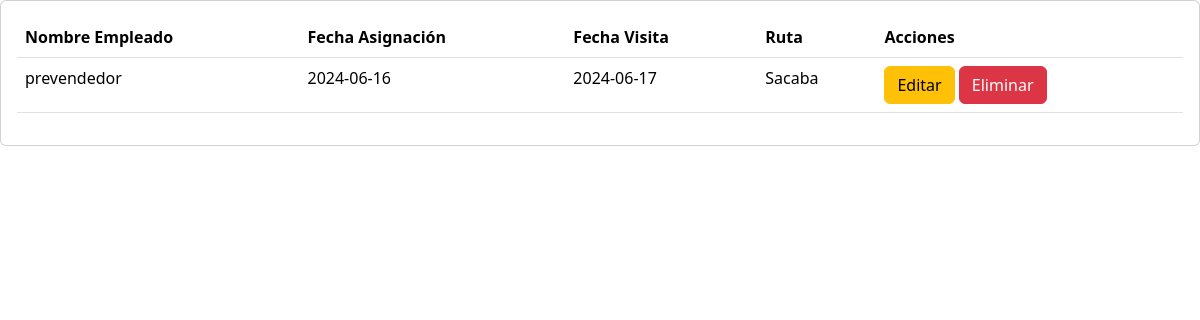
Screenshot of /secciones/empleados/prevendedor/index.php with the database file from the repository.
### tables this page shows
CREATE TABLE `prevendedor` (
  `idprevendedor` int NOT NULL AUTO_INCREMENT,
  `fecha_asignacion` date DEFAULT NULL,
  `fecha_visita` date DEFAULT NULL,
  `ruta` int NOT NULL,
  `datos` int NOT NULL,
  `activo` tinyint DEFAULT '1',
  PRIMARY KEY (`idprevendedor`),
  KEY `fk_prevendedor_rutas1_idx` (`ruta`),
  KEY `fk_prevendedor_empleados1_idx` (`datos`),
  CONSTRAINT `fk_prevendedor_empleados1` FOREIGN KEY (`datos`) REFERENCES `empleados` (`id_empleado`),
  CONSTRAINT `fk_prevendedor_rutas1` FOREIGN KEY (`ruta`) REFERENCES `rutas` (`idruta`)
);

CREATE TABLE `empleados` (
  `id_empleado` int NOT NULL AUTO_INCREMENT,
  `nombre` varchar(50) DEFAULT NULL,
  `apellido` varchar(50) DEFAULT NULL,
  `CI` varchar(100) DEFAULT NULL,
  `direccion` varchar(1000) DEFAULT NULL,
  `telefono` int DEFAULT NULL,
  `garantia` decimal(10,2) DEFAULT NULL,
  `fecha_nacimiento` date DEFAULT NULL,
  `fecha_ingreso` date DEFAULT NULL,
  `correo` varchar(1000) DEFAULT NULL,
  `activo` tinyint DEFAULT NULL,
  `rol` int NOT NULL,
  PRIMARY KEY (`id_empleado`),
  KEY `fk_empleados_rol1_idx` (`rol`),
  CONSTRAINT `fk_empleados_rol1` FOREIGN KEY (`rol`) REFERENCES `rol` (`idrol`)
);

CREATE TABLE `rutas` (
  `idruta` int NOT NULL AUTO_INCREMENT,
  `codigo` varchar(1000) DEFAULT NULL,
  `municipio` varchar(100) DEFAULT NULL,
  `imagen` varchar(1000) DEFAULT NULL,
  PRIMARY KEY (`idruta`)
);

### secciones/empleados/prevendedor/index.php (the view, shortened to what this page needs)
<?php
include("../../../bd.php");
$sentencia = $conexion->prepare("
    SELECT p.*, e.nombre AS nombre_empleado, r.municipio AS nombre_ruta
    FROM prevendedor p
    INNER JOIN empleados e ON p.datos = e.id_empleado
    INNER JOIN rutas r ON p.ruta = r.idruta
    where p.activo = 1;
");
$sentencia->execute();
$lista_prevendedores = $sentencia->fetchAll(PDO::FETCH_ASSOC);
include("../../../templates/header.php");
?>
<div class="card">
    <div class="card-body">
        <div class="table-responsive-sm">
            <table class="table">
                <thead>
                    <tr>
                        <th scope="col">Nombre Empleado</th>
                        <th scope="col">Fecha Asignación</th>
                        <th scope="col">Fecha Visita</th>
                        <th scope="col">Ruta</th>
                        <th scope="col">Acciones</th>
                    </tr>
                </thead>
                <tbody>
                    <?php foreach ($lista_prevendedores as $prevendedor): ?>
                        <tr>
                            <td><?php echo ($prevendedor['nombre_empleado']); ?></td>
                            <td><?php echo ($prevendedor['fecha_asignacion']); ?></td>
                            <td><?php echo ($prevendedor['fecha_visita']); ?></td>
                            <td><?php echo ($prevendedor['nombre_ruta']); ?></td>
                            <td>
                                <a href="editar.php?txtID=<?php echo $prevendedor['idprevendedor']; ?>" class="btn btn-warning">Editar</a>
                                <a href="index.php?txtID=<?php echo $prevendedor['idprevendedor']; ?>" class="btn btn-danger">Eliminar</a>
                            </td>
                        </tr>
                    <?php endforeach; ?>
                </tbody>
            </table>
        </div>
    </div>
</div>

### rows the page displays
prevendedor: datos.nombre "prevendedor", fecha_asignacion "2024-06-16", fecha_visita "2024-06-17", ruta.municipio "Sacaba"
